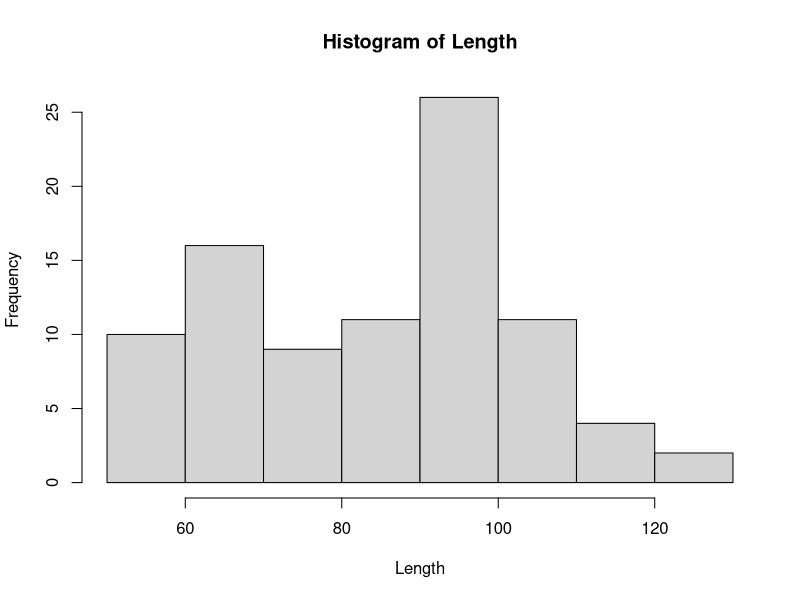
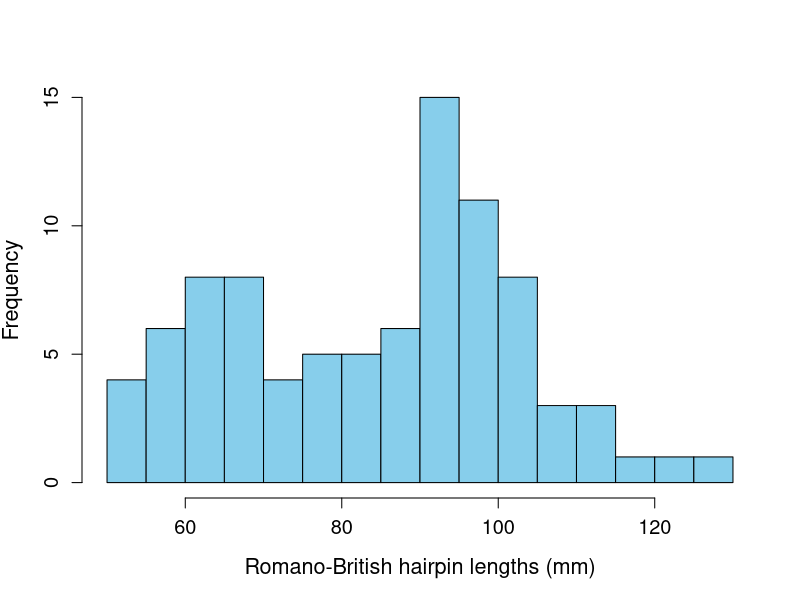
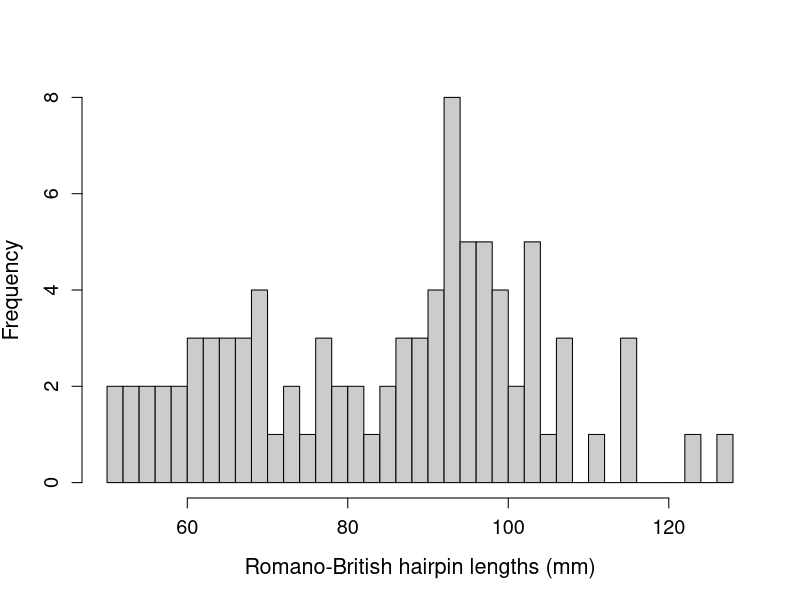
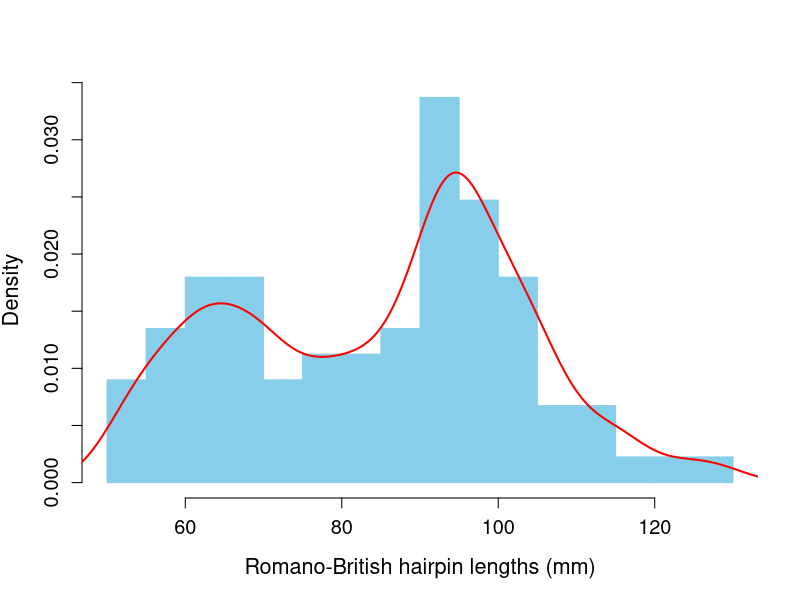
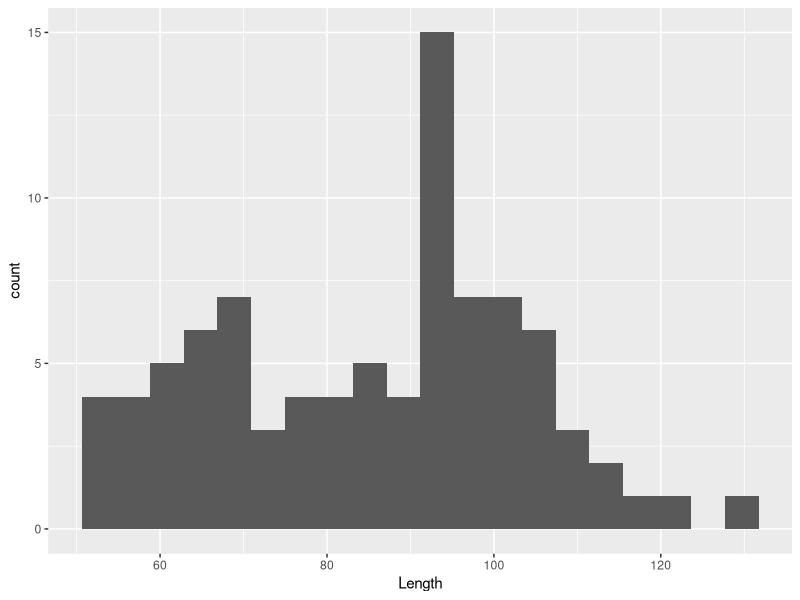
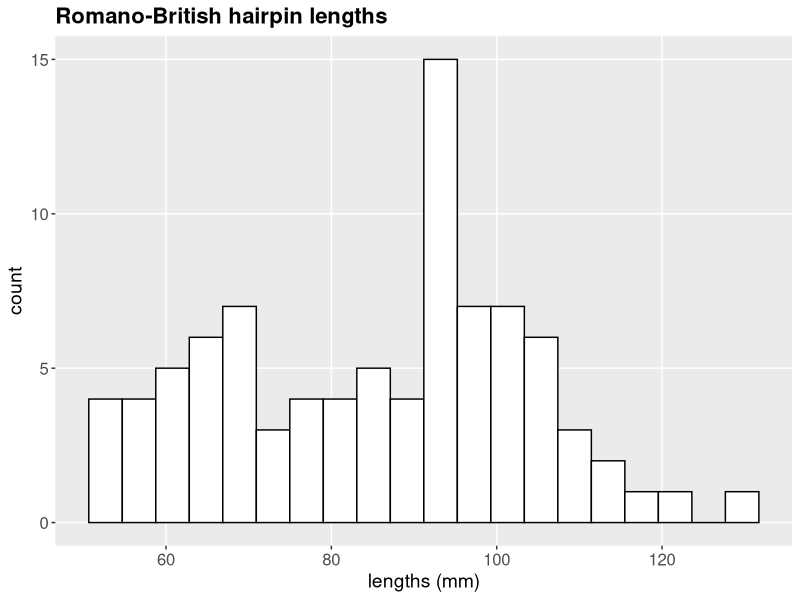
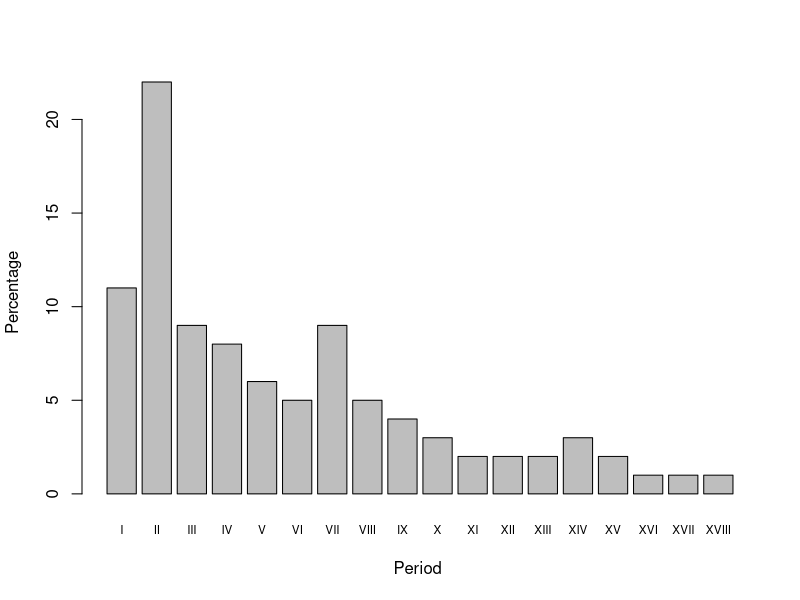
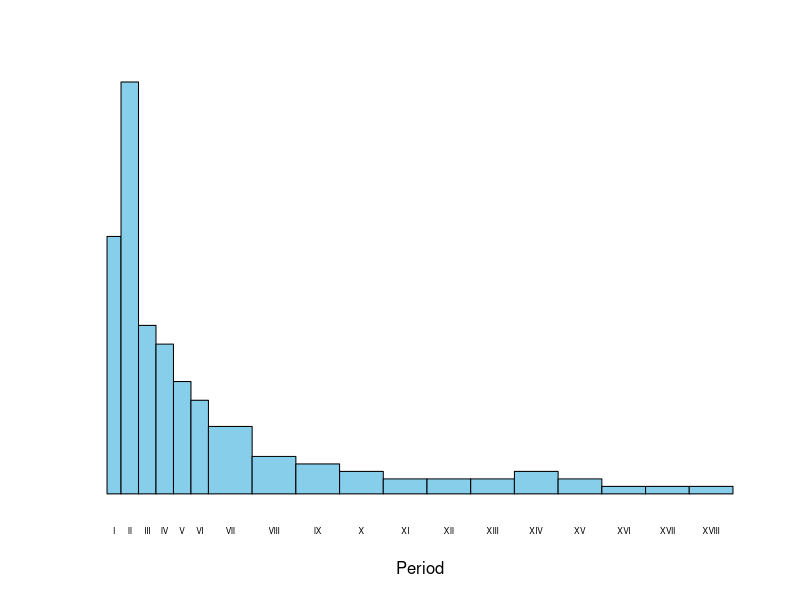

The R source for these figures, in order:
## ---- chunk 1
knitr::opts_chunk$set(echo = TRUE)
## ---- chunk 2
htmltools::img(src = knitr::image_uri(file.path(R.home("doc"), "html", "logo.jpg")), 
               alt = 'logo', 
               style = 'position:absolute; top:0; right:0; padding:10px;')
## ---- chunk 3
#load libraries
library(ggplot2)
## ---- chunk 4
#show data
pins <- read.csv("data_pins/pins.csv")
print(pins)
## ---- chunk 5
Length <- pins$Length
hist(Length)
## ---- chunk 6
Length <- pins$Length
hist(Length, breaks = 20, main = " ", col = "skyblue",
xlab = "Romano-British hairpin lengths (mm)",
cex.main = 1.4, cex.lab = 1.3, cex.axis = 1.2)
## ---- chunk 7
Length <- pins$Length
hist(Length, breaks = 30, main = " ", col = "grey80",
xlab = "Romano-British hairpin lengths (mm)",
cex.main = 1.4, cex.lab = 1.3, cex.axis = 1.2)
## ---- chunk 8
Length <- pins$Length
hist(Length, breaks = 20, freq = FALSE, main = " ", 
border = "skyblue", col = "skyblue",
xlab = "Romano-British hairpin lengths (mm)",
cex.main = 1.4, cex.lab = 1.3, cex.axis = 1.2)
lines(density(Length, bw = 4), lwd = 2, col = "red")
## ---- chunk 9
library(ggplot2); library(grid)
ggplot(data = pins, aes(x = Length)) + geom_histogram(bins = 20)
## ---- chunk 10
fig3b <- function() {
library(ggplot2); library(grid)
ggplot(data = pins, aes(x = Length)) +
geom_histogram(bins = 20, fill = "white", colour = "black") +
# remove minor grid lines
# The # symbol comments out what follow it
theme(panel.grid.minor = element_blank()) +
# add labels, title etc. and control their appearance
xlab("lengths (mm)") + ggtitle("Romano-British hairpin lengths") +
theme(axis.text=element_text(size=12),
axis.title=element_text(size=14)) +
theme(plot.title = element_text(size = 16, face="bold"))
}

fig3b()
## ---- chunk 11
#show data
pillar <- read.csv("data_pillar/pillar.csv")
print(pillar)
## ---- chunk 12
Percentage <- pillar$Percentage; Period <- pillar$Period
barplot(Percentage, names.arg = Period, xlab = "Period ", 
        ylab = "Percentage ", cex.names = 0.7)
## ---- chunk 13
ercentage <- pillar$Percentage; Period <- pillar$Period 
Width <- pillar$Width
barplot(Percentage/Width, space = 0, width = Width, col =  "skyblue",
        names.arg = Period, xlab = "Period", axes = F, cex.names = 0.5) 
## ---- chunk 14
fig4.7 <- function() {
  library(ggplot2); library(grid)
  
  p <- ggplot(data = pins, aes(x = Length)) +
    geom_histogram(aes(y=..density..), bins = 20, fill = "light gray", colour = "red") +
    geom_density() +
    facet_grid(Date ~ ., scales = "free_y") + # make y axes independent for all grid elements
    theme(panel.grid.minor = element_blank()) +
    xlab("lengths (mm)") + ggtitle("Thickness Lutzenguetle Pottery") +
    theme(axis.text=element_text(size=12),
          axis.title=element_text(size=14)) +
    theme(plot.title = element_text(size = 16, face="bold"))
  
  p
}

fig4.7()

